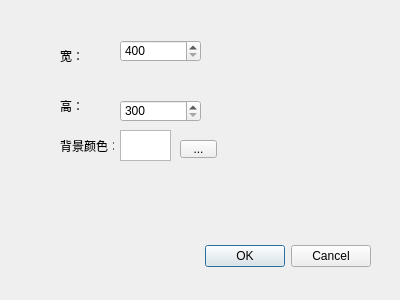
<?xml version="1.0" encoding="UTF-8"?>
<ui version="4.0">
 <class>DoNewDialog</class>
 <widget class="QDialog" name="DoNewDialog">
  <property name="geometry">
   <rect>
    <x>0</x>
    <y>0</y>
    <width>400</width>
    <height>300</height>
   </rect>
  </property>
  <property name="windowTitle">
   <string>Dialog</string>
  </property>
  <widget class="QDialogButtonBox" name="buttonBox">
   <property name="geometry">
    <rect>
     <x>30</x>
     <y>240</y>
     <width>341</width>
     <height>32</height>
    </rect>
   </property>
   <property name="orientation">
    <enum>Qt::Horizontal</enum>
   </property>
   <property name="standardButtons">
    <set>QDialogButtonBox::Cancel|QDialogButtonBox::Ok</set>
   </property>
  </widget>
  <widget class="QLabel" name="label">
   <property name="geometry">
    <rect>
     <x>60</x>
     <y>50</y>
     <width>54</width>
     <height>12</height>
    </rect>
   </property>
   <property name="text">
    <string>宽：</string>
   </property>
  </widget>
  <widget class="QLabel" name="label_2">
   <property name="geometry">
    <rect>
     <x>60</x>
     <y>100</y>
     <width>54</width>
     <height>12</height>
    </rect>
   </property>
   <property name="text">
    <string>高：</string>
   </property>
  </widget>
  <widget class="QLabel" name="label_3">
   <property name="geometry">
    <rect>
     <x>60</x>
     <y>140</y>
     <width>54</width>
     <height>12</height>
    </rect>
   </property>
   <property name="text">
    <string>背景颜色：</string>
   </property>
  </widget>
  <widget class="QSpinBox" name="widthSpinBox">
   <property name="geometry">
    <rect>
     <x>120</x>
     <y>40</y>
     <width>81</width>
     <height>22</height>
    </rect>
   </property>
   <property name="minimum">
    <number>400</number>
   </property>
   <property name="maximum">
    <number>10000</number>
   </property>
  </widget>
  <widget class="QSpinBox" name="heightSpinBox">
   <property name="geometry">
    <rect>
     <x>120</x>
     <y>100</y>
     <width>81</width>
     <height>22</height>
    </rect>
   </property>
   <property name="minimum">
    <number>300</number>
   </property>
   <property name="maximum">
    <number>10000</number>
   </property>
  </widget>
  <widget class="QToolButton" name="toolButton">
   <property name="geometry">
    <rect>
     <x>180</x>
     <y>140</y>
     <width>37</width>
     <height>18</height>
    </rect>
   </property>
   <property name="text">
    <string>...</string>
   </property>
  </widget>
  <widget class="QTextBrowser" name="textBrowser">
   <property name="geometry">
    <rect>
     <x>120</x>
     <y>130</y>
     <width>51</width>
     <height>31</height>
    </rect>
   </property>
  </widget>
 </widget>
 <resources/>
 <connections>
  <connection>
   <sender>buttonBox</sender>
   <signal>accepted()</signal>
   <receiver>DoNewDialog</receiver>
   <slot>accept()</slot>
   <hints>
    <hint type="sourcelabel">
     <x>248</x>
     <y>254</y>
    </hint>
    <hint type="destinationlabel">
     <x>157</x>
     <y>274</y>
    </hint>
   </hints>
  </connection>
  <connection>
   <sender>buttonBox</sender>
   <signal>rejected()</signal>
   <receiver>DoNewDialog</receiver>
   <slot>reject()</slot>
   <hints>
    <hint type="sourcelabel">
     <x>316</x>
     <y>260</y>
    </hint>
    <hint type="destinationlabel">
     <x>286</x>
     <y>274</y>
    </hint>
   </hints>
  </connection>
 </connections>
</ui>
